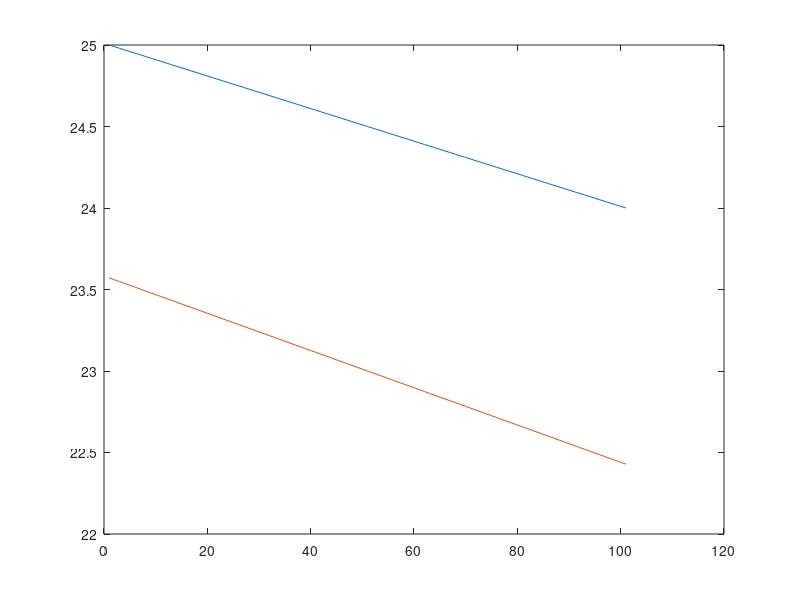

The MATLAB script that drew this image:
x1=20;
x2=21;
y1=5;
y2=4;
q=0:0.01:1;
demand_slope=(x2-x1)/(y2-y1);
demand_slope_intercept=y1-demand_slope*x1;
demand_slope_func=demand_slope*q+demand_slope_intercept;
supply_x1=4;
supply_x2=20;
supply_y1=19;
supply_y2=5;
supply_slope=(supply_x2-supply_x1)/(supply_y2-supply_y1);
supply_slope_intercept=supply_y1-supply_slope*supply_x1;
supply_slope_func=supply_slope*q+supply_slope_intercept;
plot(demand_slope_func);
hold on;
plot(supply_slope_func);
